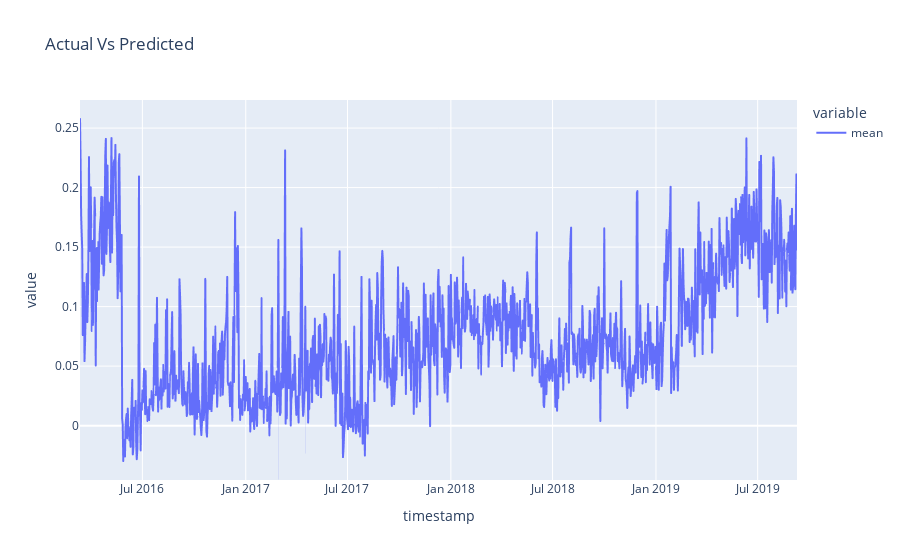

The cell this chart's notebook holds for it:
### Code cell
# plot Prices
fig = px.line(Price_Score, x="timestamp", y=['mean'], title='Actual Vs Predicted')
fig.show()

### Figure 1 — Plotly figure (JSON) as saved in the notebook; plotly's stock layout.template omitted (floating-point values rounded to 4 significant figures; data arrays with more than 128 entries replaced by an {"elided": "..."} marker saying what was removed)
{"data": [{"hovertemplate": "variable=mean<br>timestamp=%{x}<br>value=%{y}<extra></extra>", "legendgroup": "mean", "line": {"color": "#636efa", "dash": "solid"}, "marker": {"symbol": "circle"}, "mode": "lines", "name": "mean", "showlegend": true, "type": "scattergl", "x": {"elided": "1277 str values"}, "xaxis": "x", "y": {"elided": "1277 float values"}, "yaxis": "y"}], "layout": {"legend": {"title": {"text": "variable"}, "tracegroupgap": 0}, "title": {"text": "Actual Vs Predicted"}, "xaxis": {"anchor": "y", "domain": [0, 1], "title": {"text": "timestamp"}}, "yaxis": {"anchor": "x", "domain": [0, 1], "title": {"text": "value"}}}}
